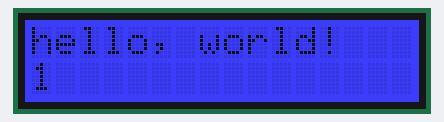
Bench run of a sketch on a simulated Arduino Uno, built with avr-gcc and run on an emulated ATmega328P. On the bench: 16×2 character LCD.

Above: at 1.1 s.
At 5.1 s:
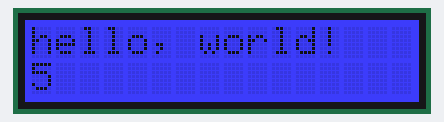
At 10.1 s:
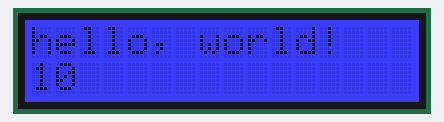
At 20.1 s:
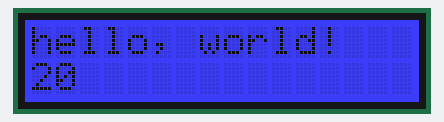
At 29.1 s:
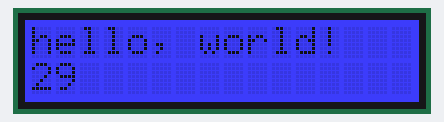
At 38.1 s:
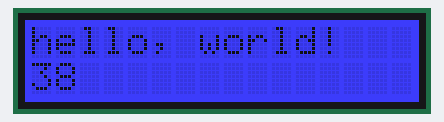

The sketch:

HelloWorld.ino
```cpp
// ibJony
// Reference: Groove starter kit

#include <Wire.h>
#include "rgb_lcd.h"

rgb_lcd lcd;

const int colorR = 0;
const int colorG = 0;
const int colorB = 255;

void setup()
{
    // LCD's number of columns and rows:
    lcd.begin(16, 2);

    lcd.setRGB(colorR, colorG, colorB);

    // Print a message.
    lcd.print("hello, world!");

    delay(1000);
}

void loop()
{
    lcd.setCursor(0, 1);
    lcd.print(millis()/1000);

    delay(100);
}
```

Measured:
- what the display in image 0 shows lasts 1.0 s, from 1.1 s to 2.1 s
